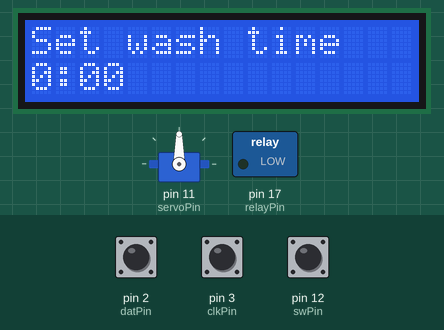
This sketch was run on a simulated Arduino Uno, built with avr-gcc and run on an emulated ATmega328P. Shown: servo, 16×2 character LCD, switched loads named in the sketch (green lamp = pin HIGH). The test bench sets the inputs (shaded band); at power-on: pin 12 (swPin) HIGH, pin 3 (clkPin) HIGH, pin 2 (datPin) HIGH. What the sketch prints to the serial monitor is not drawn.

Above: at 1.2 s.
1.3 s: pin 12 (swPin) pulled LOW for 0.15 s
At 1.46 s:
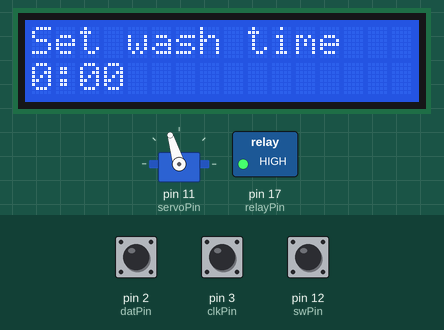
2.9 s: pin 3 (clkPin) pulled LOW for 0.15 s
At 3.0 s:
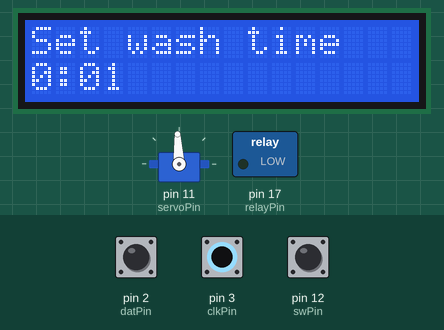
4.5 s: pin 12 (swPin) pulled LOW for 3.2 s
At 9.1 s:
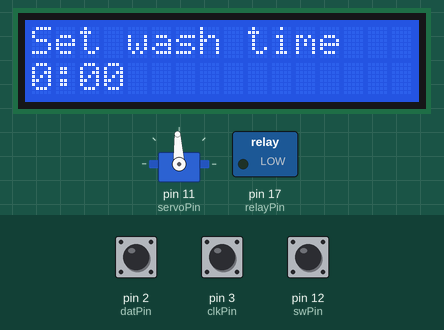
Timing chart, 0 to 10.6 s (numbered marks = the images above; inputs shaded):
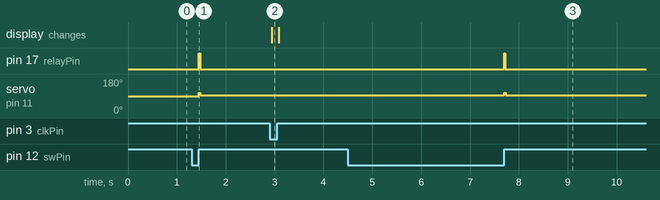

Measured:
- after the input at 1.3 s, pin 17 (relayPin): LOW → HIGH after 0.15 s, → LOW 0.02 s later; servo on pin 11 (servoPin): 90° → 93° after 0.15 s
- after the input at 2.9 s, the display: changes at once (image 2)
- after the input at 4.5 s, pin 17 (relayPin): LOW → HIGH after 3.2 s, → LOW 0.02 s later; servo on pin 11 (servoPin): 93° → 107° after 3.2 s, → 93° 0.03 s later

The sketch:

dishwasher.ino
```cpp
#include <LiquidCrystal_I2C.h>
#include <Servo.h>  // Servo library used to control ESC

#define u32 uint32_t

// Rotary encoder pins
#define datPin 2
#define clkPin 3
#define swPin 12

//relay pin
#define relayPin 17 //A3


// ESC control pin and PWM values
#define servoPin 11
#define pwmStop 1500  // PWM value that stops the motor
#define pwmRun 1650   // PWM value that runs the motor

// Encoder position (represents wash time in seconds)
volatile int position = 0;

// Remaining wash time and start timestamp
u32 remaining;
u32 washStart;

// Track button state from previous loop iteration
u8 pressedLast = 0;


// Flag indicating whether the dishwasher is currently running
u8 washing = 0;

// ESC object
Servo esc;

// LCD object configured with pin definitions above
LiquidCrystal_I2C lcd(0x27, 16, 2);

void setup() {


  Serial.begin(9600);  // Initialize serial for debugging

  Serial.println("howdy!");

  esc.attach(servoPin);  // Attach ESC to servo control pin

  // initialize the LCD with 16 columns and 2 rows
  lcd.init();
  lcd.backlight();

  // Configure encoder pins with pullups
  pinMode(swPin, INPUT_PULLUP);
  pinMode(clkPin, INPUT_PULLUP);
  pinMode(datPin, INPUT_PULLUP);

  pinMode(relayPin,OUTPUT);

  // Attach interrupts for rotary encoder channels
  attachInterrupt(digitalPinToInterrupt(clkPin), isrClk, CHANGE);
}

void loop() {

  // Serial.println(position);
  //   // Temporarily disable interrupts while reading shared state
  noInterrupts();
  int savedPos = position;
  // Re-enable interrupts
  interrupts();

  if (washing) {
    // Display wash countdown
    lcd.setCursor(0, 0);
    lcd.print("Time Remaining");
    lcd.setCursor(0, 1);

    // Calculate actual remaining time based on elapsed millis
    u32 now = millis();
    u32 elapsed = ((now - washStart) / 1000);
    int realRem = remaining - elapsed;

    // Stop motor and exit wash mode when timer expires
    if (realRem <= 0) {

      // Serial.println("killing");
      // Serial.println(now);
      // Serial.println(washStart);
      // Serial.println(remaining);
      // Serial.println(realRem);

      esc.writeMicroseconds(pwmStop);
      digitalWrite(relayPin,0);
      washing = 0;
      return;
    }

    // Convert seconds to minutes and seconds
    int hours = realRem / 60;
    int seconds = realRem % 60;

    // Clear previous line contents
    lcd.print("       ");

    // Print time remaining
    lcd.setCursor(0, 1);
    lcd.print(hours);
    lcd.print(':');
    lcd.print(seconds);

  } else {
    // Display time-setting mode
    lcd.setCursor(0, 0);
    lcd.print("Set wash time ");
    // lcd.setCursor(0, 2);

    // Convert encoder position into minutes and seconds
    int hours = savedPos / 60;
    int seconds = savedPos % 60;

    // Clear previous line contents
    // lcd.print("     ");

    // Display currently selected time
    lcd.setCursor(0, 1);
    lcd.print(hours);
    lcd.print(':');
    if (seconds < 9) lcd.print("0");
    lcd.print(seconds);
  }


  // Read encoder pushbutton (active low)
  u8 pressed = !digitalRead(swPin);
  // Serial.print("pressed: ");
  // Serial.println(pressed);

  // Detect rising edge of button press
  if (!pressedLast && pressed) {

    // Wait for button release (simple debounce)
    while (!digitalRead(swPin)) {};

    // Toggle washing state
    if (washing) {
      // Stop wash cycle
      esc.writeMicroseconds(pwmStop);
      digitalWrite(relayPin,0);
      washing = 0;
    } else {
      // Start wash cycle
      esc.writeMicroseconds(pwmRun);
      digitalWrite(relayPin,1);

      // Serial.println("starting wash");
      // Capture current timer settings
      remaining = position;
      washStart = millis();
      washing = 1;
      // Serial.print("wash start: ");
      // Serial.println(washStart);
    }
  }
  //update pressedLast state
  pressedLast = pressed;
  // Slow loop slightly to reduce LCD flicker and CPU usage
  delay(10);
}

// Interrupt handler for CLK signal of rotary encoder
void isrClk() {
  // Ignore encoder changes while washing
  if (washing) return;

  // Determine rotation direction by comparing CLK and DAT
  if (digitalRead(clkPin) != digitalRead(datPin)) {
    position++;  // clockwise
  } else {
    // counterclockwise with lower bound at 0
    position = (position > 0) ? position - 1 : 0;
  }
}
```
